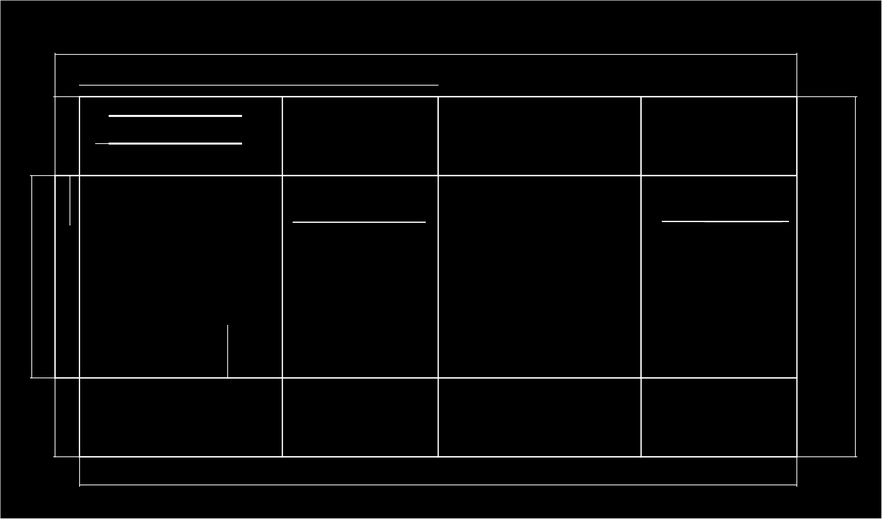
#> input picture apps/yolo_trainer/debug_2SP201063-1_grid.jpg, 882 x 519 px, shrunk from 5681 x 3341 before the run
$ python -i debug_pipeline.py   (imports and definitions only)
#> lines starting #> are read from the running program, lines starting #| are printed output that depends on the picture; after the words box and inside, x2 and y2 are one past the last pixel; in counts of white or black regions, pixels touching at a corner belong together
"""
debug_pipeline.py — Test toàn bộ OCR pipeline trên maket mẫu.

Quy trình:
  1. Crop maket bằng crop_maket_by_border()
  2. Zone split
  3. OCR từng zone
  4. In kết quả + lưu debug images
"""
import sys, os, io
# Fix Windows console encoding
sys.stdout = io.TextIOWrapper(sys.stdout.buffer, encoding='utf-8', errors='replace')
sys.stderr = io.TextIOWrapper(sys.stderr.buffer, encoding='utf-8', errors='replace')
import importlib.util

# Trực tiếp import modules bằng spec loader — tránh __init__.py import router/fastapi
def _import_module(name, path):
    spec = importlib.util.spec_from_file_location(name, path)
    mod = importlib.util.module_from_spec(spec)
    spec.loader.exec_module(mod)
    return mod

MODULE_DIR = os.path.join(os.path.dirname(__file__), "..", "web_api", "routers", "kiem_tra_in")

# [1 line that did not run here, left out]
# [1 line that did not run here, left out]
#> further down, picture is the input picture: shape (519, 882, 3); min 0, max 255, mean 6.7

import cv2
import numpy as np
from pathlib import Path


def crop_maket_by_border_standalone(image):
    """Simplified V9 crop for standalone testing."""
    h_img, w_img = image.shape[:2]
#> h_img = 519; w_img = 882
    gray = cv2.cvtColor(image, cv2.COLOR_BGR2GRAY)
    _, binary = cv2.threshold(gray, 200, 255, cv2.THRESH_BINARY_INV)
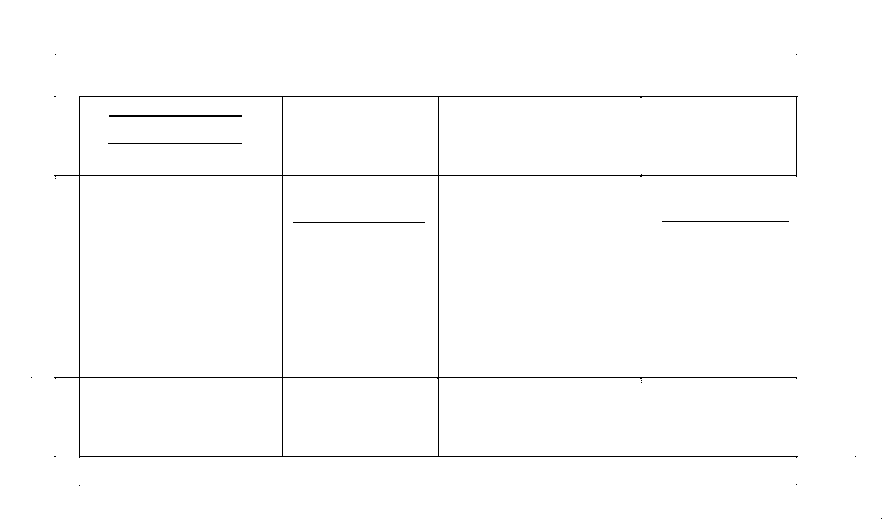
#> binary: shape (519, 882); 99% white; black in thin lines or dots, all inside (x1, y1, x2, y2) = (31, 54, 882, 519)
    hsv = cv2.cvtColor(image, cv2.COLOR_BGR2HSV)
#> hsv: shape (519, 882, 3); mean H, S, V 0, 0, 6.7
    mask_r1 = cv2.inRange(hsv, np.array([0, 50, 50]), np.array([10, 255, 255]))
#> mask_r1: shape (519, 882); every value is 0
    mask_r2 = cv2.inRange(hsv, np.array([160, 50, 50]), np.array([180, 255, 255]))
    mask_blue = cv2.inRange(hsv, np.array([90, 50, 50]), np.array([130, 255, 255]))
    all_pixels = cv2.bitwise_or(binary, cv2.bitwise_or(mask_r1, mask_r2))
    all_pixels = cv2.bitwise_or(all_pixels, mask_blue)

    h_kl = max(w_img // 15, 100)
#> h_kl = 100
    h_kernel = cv2.getStructuringElement(cv2.MORPH_RECT, (h_kl, 1))
    h_morph = cv2.morphologyEx(all_pixels, cv2.MORPH_OPEN, h_kernel)
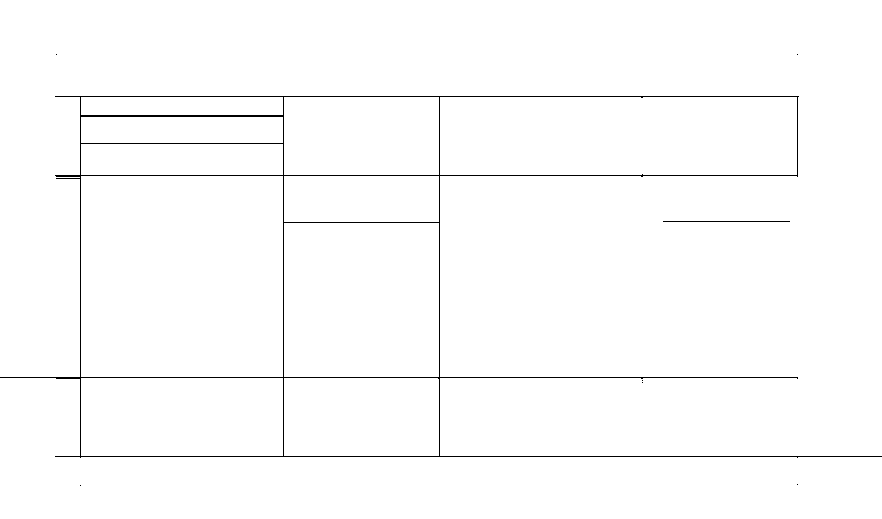
#> h_morph: shape (519, 882); 98.9% white; black in thin lines or dots, all inside (x1, y1, x2, y2) = (0, 54, 882, 486)
    v_kl = max(h_img // 15, 100)
#> v_kl = 100
    v_kernel = cv2.getStructuringElement(cv2.MORPH_RECT, (1, v_kl))
#> v_kernel = 100 values from 1 to 1
    v_morph = cv2.morphologyEx(all_pixels, cv2.MORPH_OPEN, v_kernel)
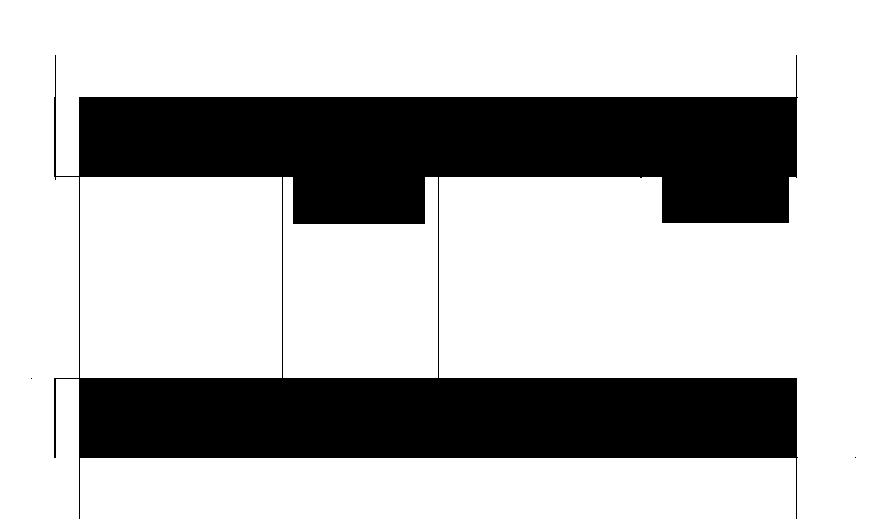
#> v_morph: shape (519, 882); 72% white; 3 black regions (2 under 20 px), largest, box (x1, y1, x2, y2) and area: (54, 55, 798, 519) 128109

    row_density = np.sum(h_morph > 0, axis=1).astype(float)
#> row_density = 519 values, max 882 at index 0, min 55 at index 456, mean 871.9
    col_density = np.sum(v_morph > 0, axis=0).astype(float)
#> col_density = 882 values, max 519 at index 0, min 97 at index 79, mean 373.7
    min_h_span = int(w_img * 0.35)
#> min_h_span = 308
    min_v_span = int(h_img * 0.25)
#> min_v_span = 129
    h_cands = np.where(row_density >= min_h_span)[0]
#> h_cands = 515 values from 0 to 518
    v_cands = np.where(col_density >= min_v_span)[0]
#> v_cands = 881 values from 0 to 881

    def cluster(vals, gap=25):
#> called with vals = array of shape (515,), gap = 25
        if len(vals) == 0: return []
        groups, curr = [], [int(vals[0])]
#> groups = []; curr = [0]
        for v in vals[1:]:
            v = int(v)
            if v - curr[-1] <= gap: curr.append(v)
            else: groups.append(curr); curr = [v]
#> this loop made 514 passes
#> v on passes 1 to 3: 1, 2, 3
        groups.append(curr)
        return groups

    h_groups = cluster(h_cands)
#> h_groups = 1 item
    v_groups = cluster(v_cands)
#> the loop in cluster (call 2), `for v in vals[1:]:` made 880 passes
#> v_groups = 1 item
    h_lines = [(int(np.mean(g)), row_density[int(np.mean(g))]) for g in h_groups]
#> h_lines = [(258, 879)]
    v_lines = [(int(np.mean(g)), col_density[int(np.mean(g))]) for g in v_groups]
#> v_lines = [(440, 359)]

    edge_h = int(h_img * 0.04)
#> edge_h = 20
    edge_w = int(w_img * 0.04)
#> edge_w = 35
    h_lines = [l for l in h_lines if edge_h < l[0] < h_img - edge_h]
    v_lines = [l for l in v_lines if edge_w < l[0] < w_img - edge_w]

    if len(h_lines) < 2 or len(v_lines) < 2:
        return image

    intersection_map = cv2.bitwise_and(
        cv2.dilate(h_morph, cv2.getStructuringElement(cv2.MORPH_RECT, (1, 15))),
        cv2.dilate(v_morph, cv2.getStructuringElement(cv2.MORPH_RECT, (15, 1)))
    )

    h_int = {}
    for hy, _ in h_lines:
        c = 0
        for vx, _ in v_lines:
            p = intersection_map[max(0,hy-15):min(h_img,hy+16), max(0,vx-15):min(w_img,vx+16)]
            if np.sum(p > 0) > 5: c += 1
        h_int[hy] = c
    v_int = {}
    for vx, _ in v_lines:
        c = 0
        for hy, _ in h_lines:
            p = intersection_map[max(0,hy-15):min(h_img,hy+16), max(0,vx-15):min(w_img,vx+16)]
            if np.sum(p > 0) > 5: c += 1
        v_int[vx] = c

    max_h = max(h_int.values()) if h_int else 0
    max_v = max(v_int.values()) if v_int else 0
    h_th = max(2, max_h * 0.4)
    v_th = max(2, max_v * 0.4)

    h_border = [(y, d) for y, d in h_lines if h_int.get(y, 0) >= h_th]
    v_border = [(x, d) for x, d in v_lines if v_int.get(x, 0) >= v_th]

    if len(h_border) < 2 or len(v_border) < 2:
        h_border = sorted(h_lines, key=lambda l: h_int.get(l[0], 0), reverse=True)
        v_border = sorted(v_lines, key=lambda l: v_int.get(l[0], 0), reverse=True)

    h_pos = sorted([l[0] for l in h_border])
    v_pos = sorted([l[0] for l in v_border])
    yt, yb = h_pos[0], h_pos[-1]
    xl, xr = v_pos[0], v_pos[-1]

    pad = 5
    return image[yt+pad:yb-pad, xl+pad:xr-pad]


# [49 lines left out: function main, not called in this run]


# [2 lines not run here, left out]

>>> import cv2
>>> picture = cv2.imread('debug_2SP201063-1_grid.jpg')
>>> result = crop_maket_by_border_standalone(picture)

$ run again, on apps/yolo_trainer/debug_2SP217118-1_grid.jpg
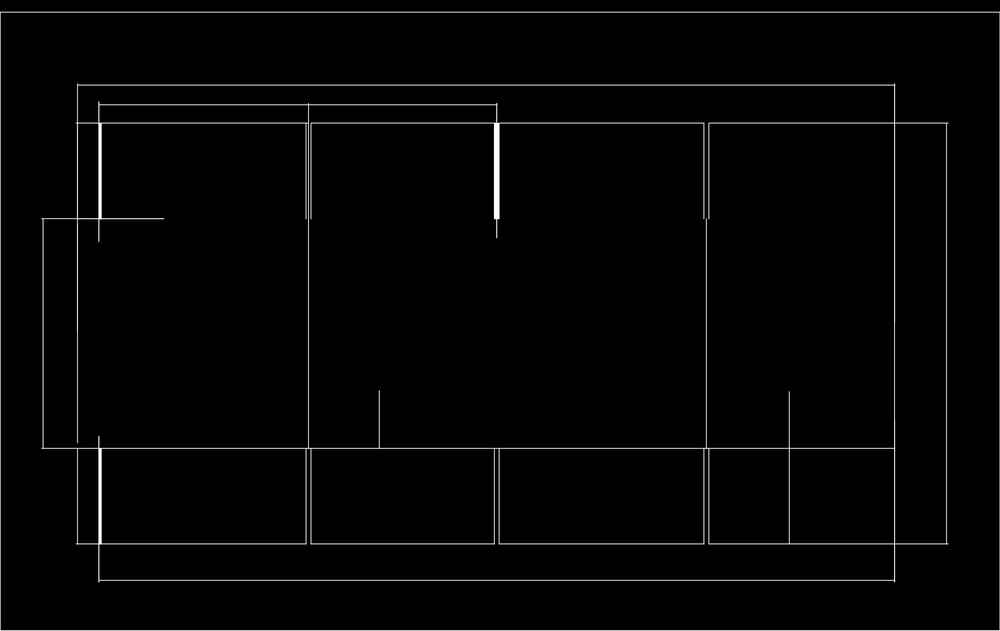
#> input picture apps/yolo_trainer/debug_2SP217118-1_grid.jpg, 1000 x 631 px, shrunk from 6442 x 4067 before the run
#> picture is the input picture: shape (631, 1000, 3); min 0, max 255, mean 4.3
#> in crop_maket_by_border_standalone, `_, binary = cv2.threshold(gray, 200, 255, cv2.THRESH_BINARY_INV)`:
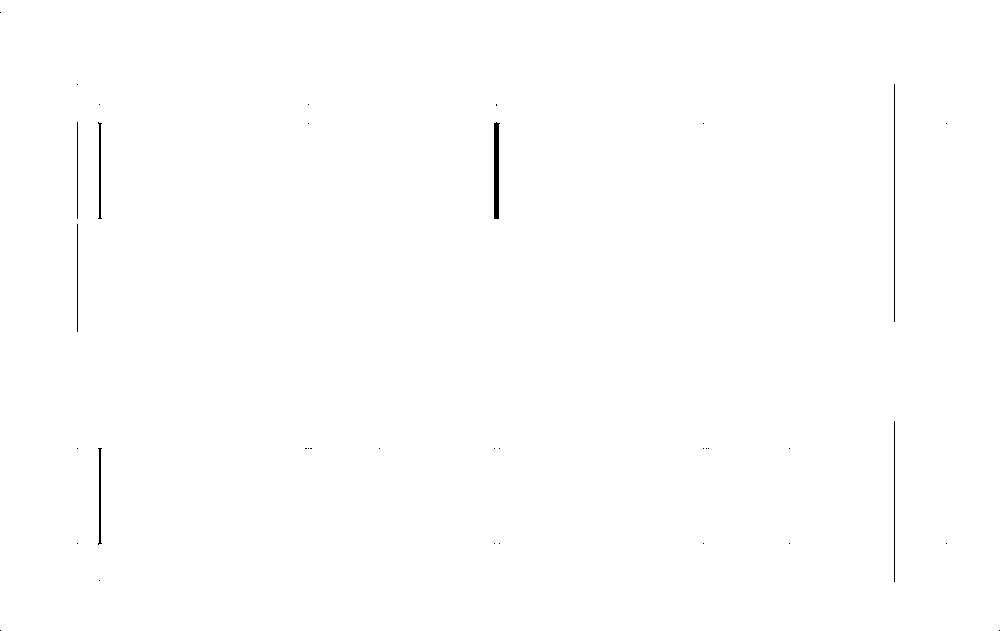
#> binary: shape (631, 1000); 99.8% white; 35 black regions (28 under 20 px), largest, box (x1, y1, x2, y2) and area: (494, 122, 500, 219) 482, (894, 84, 895, 322) 238, (98, 122, 102, 219) 197
#> hsv: shape (631, 1000, 3); mean H, S, V 0, 0, 4.3
#> mask_r1: shape (631, 1000); every value is 0
#> h_morph: shape (631, 1000); 99.4% white; 20 black regions (11 under 20 px), largest, box (x1, y1, x2, y2) and area: (78, 122, 103, 219) 2328, (495, 122, 501, 219) 482, (895, 84, 948, 322) 290
#> in crop_maket_by_border_standalone, `v_morph = cv2.morphologyEx(all_pixels, cv2.MORPH_OPEN, v_kernel)`:
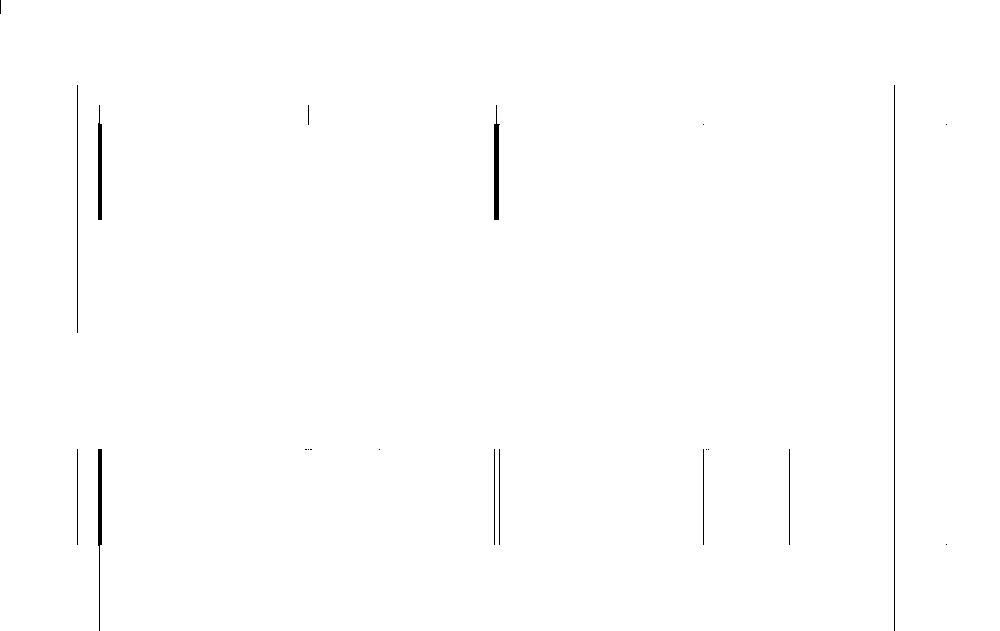
#> v_morph: shape (631, 1000); 99.6% white; 21 black regions (10 under 20 px), largest, box (x1, y1, x2, y2) and area: (894, 85, 895, 631) 546, (494, 105, 500, 220) 500, (98, 449, 102, 631) 471
#> row_density = 631 values, max 1000 at index 0, min 806 at index 448, mean 993.8
#> col_density = 1000 values, max 631 at index 1, min 85 at index 894, mean 628.3
#> h_cands = 631 values from 0 to 630
#> v_cands = 999 values from 0 to 999
#> groups = []; curr = [0]
#> h_groups = 1 item
#> h_lines = [(315, 998)]
#> v_lines = [(499, 534)]
